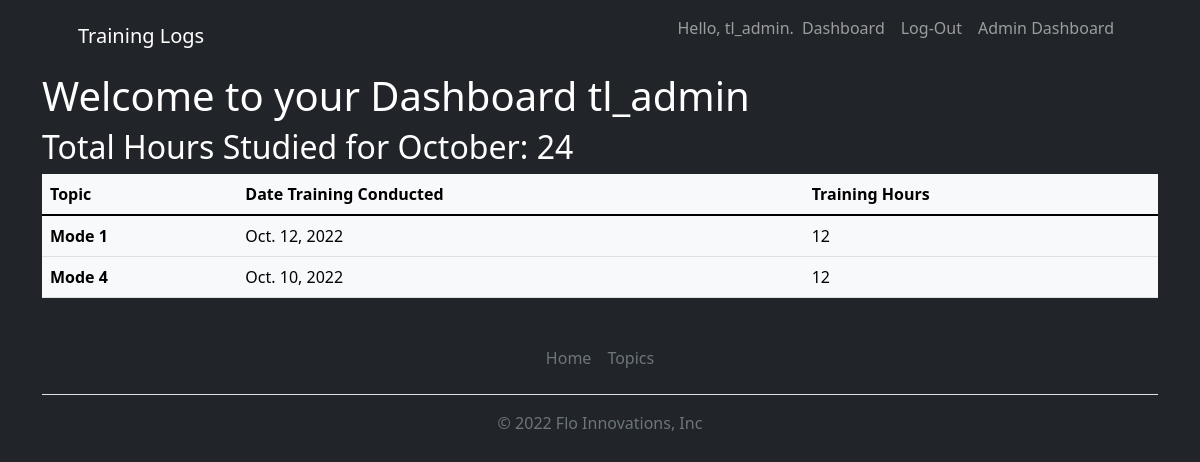
The app's page /users/dashboard/ (signed in), older data.
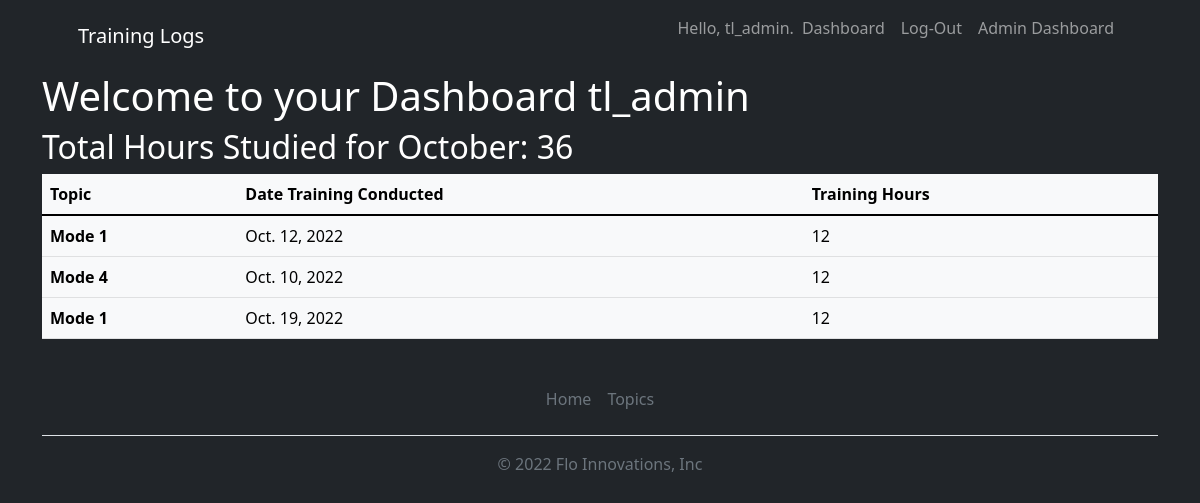
The same page, newer data.
### training_logs/models.py (models this page shows, shortened)
class Entry(models.Model):
    topic = models.ForeignKey(Topic, on_delete=models.CASCADE)
    method_of_training = models.CharField(max_length=200)
    hours = models.IntegerField()
    date_training_conducted = models.DateField()
    text = models.TextField()
    date_added = models.DateTimeField(auto_now_add=True)
    class Meta:
        verbose_name_plural = 'entries'
    def month_published(self):
        return self.date_training_conducted.strftime('%B')

class Topic(models.Model):
    text = models.CharField(max_length=200)
    data_added = models.DateTimeField(auto_now_add = True)
    owner = models.ForeignKey(User, on_delete=models.CASCADE)
    def __str__(self):
        return self.text

### users/views.py (the view)
# urls.py: path('dashboard/', views.dashboard, name='dashboard'),
@login_required
def dashboard(request):
    current_month = datetime.now().strftime('%B')
    owner = request.user
    entries = Entry.objects.all()
    topics = Topic.objects.all()
    users = User.objects.all()
    total_hours = {}
    for user in users:
        hours_total = 0
        for entry in entries:
            if entry.month_published() == current_month:
                if user == entry.topic.owner:
                    hours_total += entry.hours
        total_hours[user] = hours_total
    return render(request, 'registration/dashboard.html',
                  {'entries': entries,
                   'topics': topics,
                   'users': users,
                   'owner': owner,
                   'total_hours': total_hours,
                   'current_month': current_month})

### users/templates/registration/dashboard.html
{% extends "training_logs/base.html" %}
{% block page_header %}<h1>Welcome to your Dashboard {{ owner }}</h1>{% endblock page_header %}
{% block content %}
{% for user, hours in total_hours.items %}
{% if owner == user %}
<h2>Total Hours Studied for {{ current_month}}: {{ hours }}</h2>
{% endif %}
{% endfor %}
{% for user in users %}
{% if owner == user %}
<table class="table table-light table-hover">
  <thead>
    <tr>
      <th scope="col">Topic</th>
      <th scope="col">Date Training Conducted</th>
      <th scope="col">Training Hours</th>
    </tr>
  </thead>
  <tbody>
    {% for entry in entries %}
    {% if entry.month_published == current_month %}
    {% if user.id == entry.topic.owner.id %}
    <tr>
      <th scope="row">{{ entry.topic}}</th>
      <td>{{ entry.date_training_conducted }}</td>
      <td>{{ entry.hours }}</td>
    </tr>
    {% endif %}
    {% endif %}
    {% endfor %}
  </tbody>
</table>
{% endif %}
{% endfor %}
{% endblock content %}

### training_logs/templates/training_logs/base.html (shortened to what this page needs)
{% load static %}
<!DOCTYPE html>
<html lang="en">
    <head>
        <link href="https://cdn.jsdelivr.net/npm/bootstrap-icons@1.5.0/font/bootstrap-icons.css" rel="stylesheet" />
        <link href="{% static 'css/styles.css' %}" rel="stylesheet" />
    </head>
    <body class="d-flex flex-column h-100 bg-dark text-white">
        <main class="flex-shrink-0">
            <nav class="navbar navbar-expand-lg navbar-dark bg-dark">
                <div class="container px-5">
                    <a class="navbar-brand" href="{% url 'training_logs:index' %}">Training Logs</a>
                    <div class="collapse navbar-collapse" id="navbarSupportedContent">
                        <ul class="navbar-nav ms-auto mb-2 mb-lg-0">
                            {% if user.is_authenticated %}
                                <li class="nav-item">
                                    <p class="navbar-text">Hello, {{ user.username }}.</p>
                                </li>
                                <li class="nav-item">
                                    <a class="nav-link" href="{% url 'users:dashboard' %}">Dashboard</a>
                                </li>
                                <li class="nav-item">
                                    <a class="nav-link" href="{% url 'users:logout' %}">Log-Out</a>
                                </li>
                            {% if user.is_superuser %}
                                <li class="nav-item">
                                    <a class="nav-link" href="{% url 'users:admin_dashboard' %}">Admin Dashboard</a>
                                </li>
                            {% endif %}
                            {% endif %}
                        </ul>
                    </div>
                </div>
            </nav>
  <body>
    <main role="main" class="container">
            {% block page_header %}{% endblock page_header %}
        <div>
            {% block content %}
            {% endblock content %}
        </div>
    </main>
  </body>
  <div class="container">
    <footer class="py-3 my-4">
      <ul class="nav justify-content-center border-bottom pb-3 mb-3">
        <li class="nav-item"><a href="{% url 'training_logs:index' %}" class="nav-link px-2 text-muted">Home</a></li>
        <li class="nav-item"><a href="{% url 'training_logs:topics' %}" class="nav-link px-2 text-muted">Topics</a></li>
      </ul>
      <p class="text-center text-muted">&copy; 2022 Flo Innovations, Inc</p>
    </footer>
  </div>
</html>

Row changes from the older to the newer data that the page shows:
added Entry: topic "Mode 1", date_training_conducted "Oct. 19, 2022", hours "12"
Text that changed along with them:
{{ hours }}: "24" → "36"
